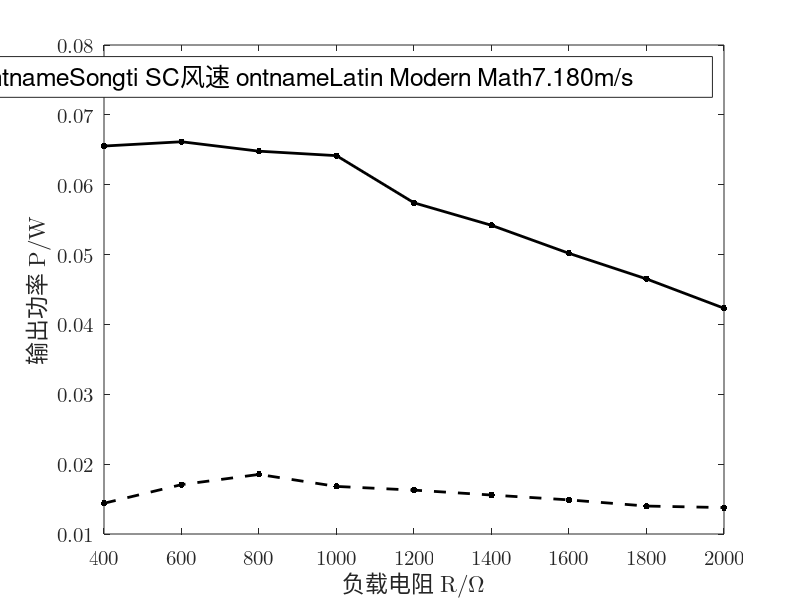

Here is the MATLAB script that generated this plot: (Note: this script raises an error after producing the figure.)
% u =(10:2:26);
% i =[0.065 0.081 0.099 0.117 0.137 0.156 0.177 0.200 0.220];
% v1=[2.795 3.582 4.286 4.648 5.133 6.056 6.587 7.180 7.803];
% r=0.5*103.84*10^(-3);
% s=pi*r*r;
% rho=1.185;
% p0=u.*i
% p1=0.5.*rho.*s.*(v1.^3)
% ita=p1./p0
%
% subplot(1, 2, 1);
% uv=scatter(u, v1, 200, 'k', '.');
% hold on;
% xlim([10, 26])
% xticks(u)
% set(gca, 'FontName', 'Latin Modern Math', 'FontSize', 15);
% xlabel('\fontname{Songti SC}输入电压 \fontname{Latin Modern Math}U/V');
% ylabel('\fontname{Songti SC}风速 \fontname{Latin Modern Math}V_1/(m/s)');
% box on;
% M=[u' ones(9,1)];
% k=M\(v1');
% v1pre=(M*k)';
%
% plot(u, v1pre, '-k', 'LineWidth', 2);
%
% subplot(1, 2, 2);
% plot(v1, ita, '.-k', 'LineWidth', 2, 'MarkerSize', 15);
% set(gca, 'FontName', 'Latin Modern Math', 'FontSize', 15);
% xlabel('\fontname{Songti SC}风速 \fontname{Latin Modern Math}V_1/(m/s)');
% ylabel('\fontname{Songti SC}转换效率 \fontname{Latin Modern Math}\eta');
%

r=(400:200:2000);
u1=[2.40,3.20,3.85,4.10,4.42,4.67,4.88,5.02,5.25];
u2=[5.12,6.30,7.20,8.01,8.30,8.71,8.96,9.15,9.20];
p1=u1.^2./r
p2=u2.^2./r

plot(r, p1, '.--k', 'LineWidth', 2, 'MarkerSize', 15);
hold on;
plot(r, p2, '.-k', 'LineWidth', 2, 'MarkerSize', 15);
set(gca, 'FontName', 'Latin Modern Math', 'FontSize', 15);

xlim([400, 2000])
xticks(r)

legend(["\fontname{Songti SC}风机电压 \fontname{Latin Modern Math}16V; \fontname{Songti SC}风速 \fontname{Latin Modern Math}4.648m/s", "\fontname{Songti SC}风机电压 \fontname{Latin Modern Math}24V; \fontname{Songti SC}风速 \fontname{Latin Modern Math}7.180m/s"],...
    'FontSize', 18);
xlabel('\fontname{Songti SC}负载电阻 \fontname{Latin Modern Math}R/\Omega');
ylabel('\fontname{Songti SC}输出功率 \fontname{Latin Modern Math}P/W');
dddd=(0:13:104)-8;
text(r-dddd, p1-0.0015, arrayfun(@(x)sprintf("%.4f", x), p1), 'fontname', 'latin modern math')
text(r-dddd, p2-0.0015, arrayfun(@(x)sprintf("%.4f", x), p2), 'fontname', 'latin modern math')
